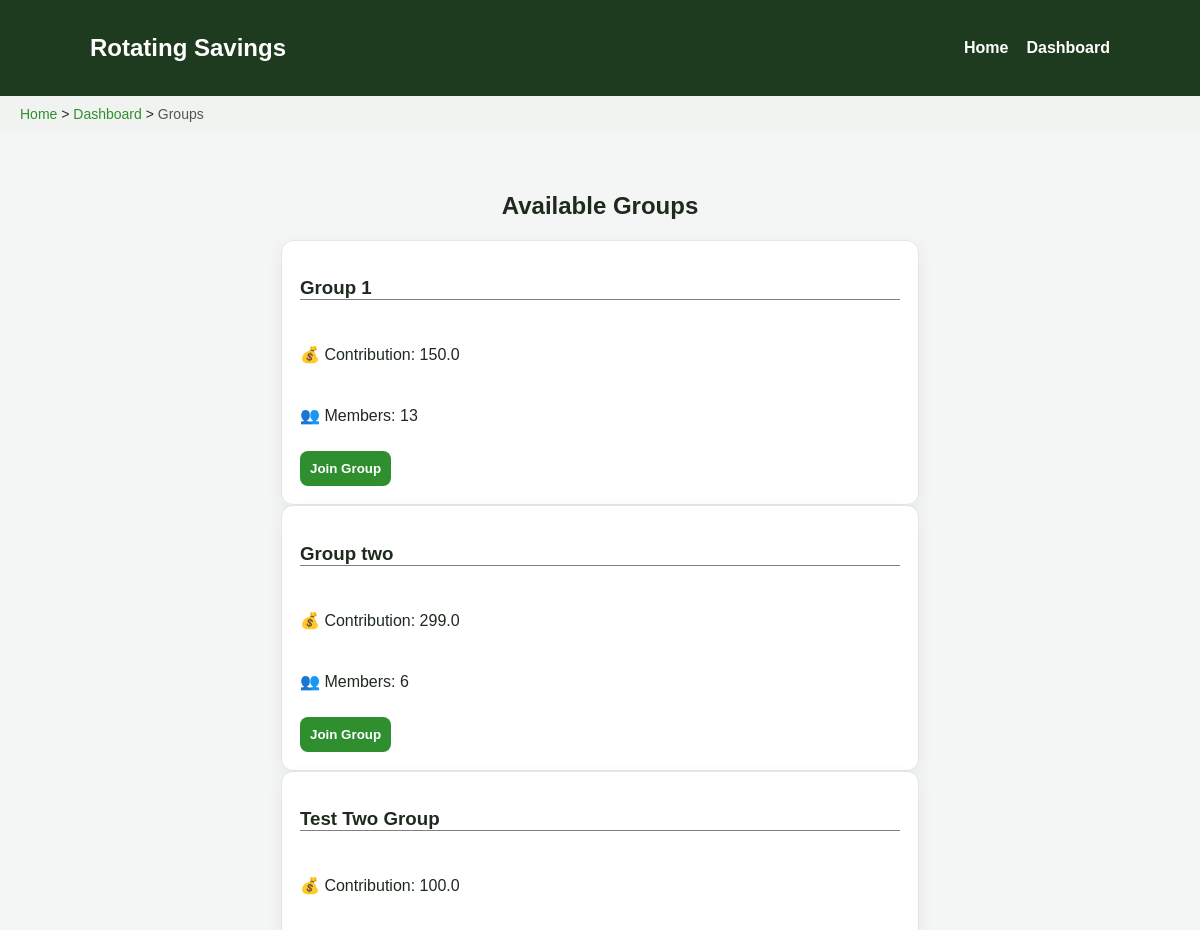
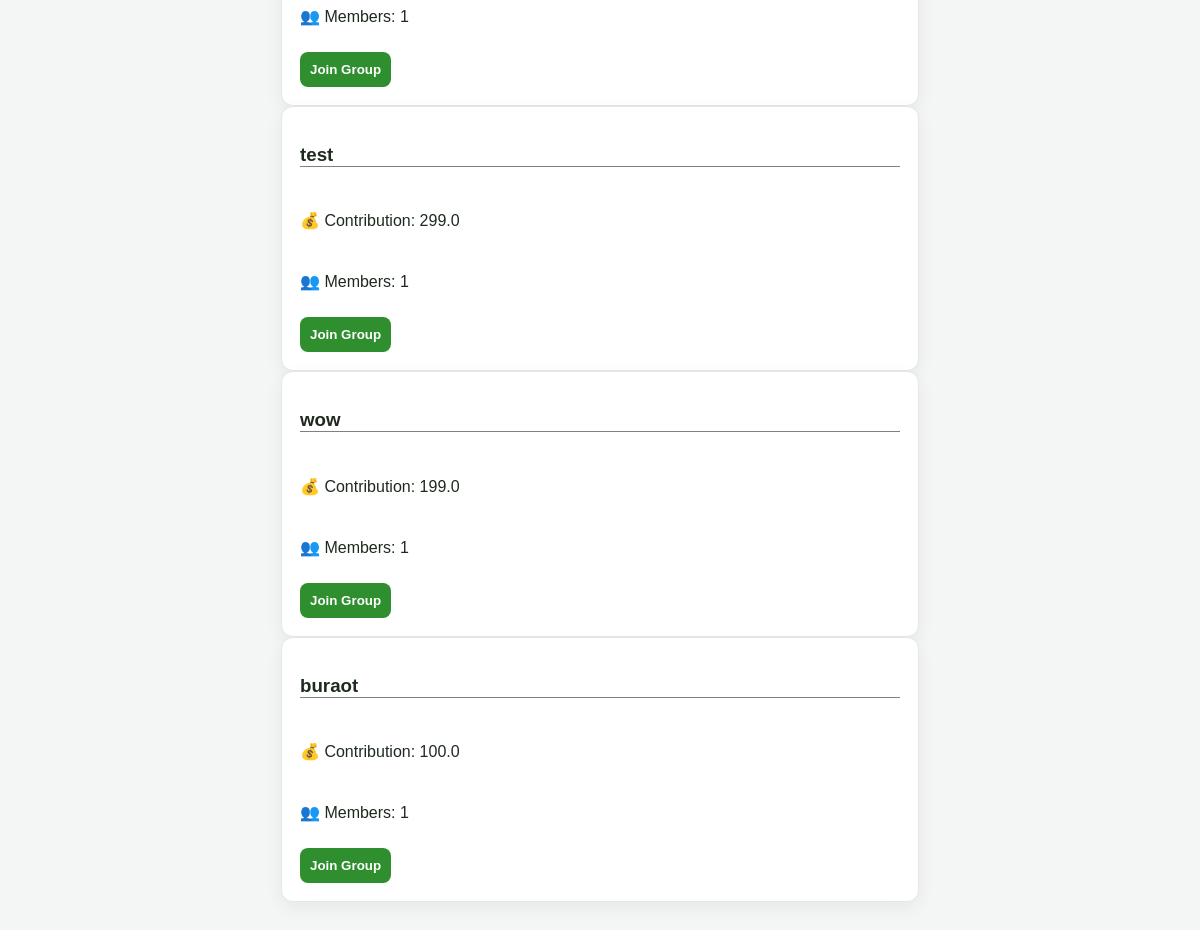
The page /groups (signed in) on the database its author committed (2 pictures, top to bottom).
### app/models.py (models this page shows, shortened)
class Group(db.Model):
    id = db.Column(db.Integer, primary_key=True)
    name = db.Column(db.String(100), nullable=False)
    contribution_amount = db.Column(db.Float, nullable=False)      # Amount each member contributes per cycle
    payout_frequency_days = db.Column(db.Integer, default=14) # defines payout cycle frequency
    created_at = db.Column(db.DateTime, default=datetime.utcnow)
    owner_id = db.Column(db.Integer, db.ForeignKey('user.id'), nullable=False)
    members = db.relationship('GroupMember', back_populates='group', cascade="all, delete-orphan")      # All members in this group via GroupMember table
    payouts = db.relationship('PayoutSchedule', backref='group', lazy=True, cascade="all, delete-orphan")     # Payout schedule entries for this group
    is_payout_locked = db.Column(db.Boolean, default=False)

### app/routes.py (the view)
@main.route('/groups')
@login_required
def groups():
    all_groups = Group.query.all()
    breadcrumbs = [
        {"label": "Home", "url": url_for('main.home')},
        {"label": "Dashboard", "url": url_for('main.dashboard')},
        {"label": "Groups", "url": None}
    ]
    return render_template('groups.html', groups=all_groups, breadcrumb=breadcrumbs)

### app/models.py (called while the page is built)
@login.user_loader
def load_user(user_id):
    return User.query.get(int(user_id))

### app/templates/groups.html
{% extends "base.html" %}
{% block content %}
<h2>Available Groups</h2>
{% if groups %}
    {% for group in groups %}
        <div class="card group-card" style="max-width: 600px;">
            <h3 class="group-header">{{ group.name }}</h3>
            <p>💰 Contribution: {{ group.contribution_amount }}</p>
            <p>👥 Members: {{ group.members|length }}</p>
            <form method="POST" action="{{ url_for('main.join_group', group_id=group.id) }}">
                <button class="btn btn-primary">
                    Join Group
                </button>
            </form>
        </div>
    {% endfor %}
{% else %}
    <p>No groups available yet.</p>
{% endif %}
{% endblock %}

### app/static/style.css (style rules this page uses)
* { text-decoration: none; }
body { font-family: Arial, sans-serif; margin: 0; background: #f3f6f4; color: #1f2a1f; }
.card, .form-card, .modal-content { display: flex; flex-direction: column; gap: 16px; background: white; padding: 24px; border-radius: 14px; box-shadow: 0 6px 18px rgba(0,0,0,0.06); width: 70%; }
.group-card { display: flex; flex-direction: column; gap: 10px; padding: 18px; border-radius: 12px; background: white; border: 1px solid #e6e6e6; transition: 0.2s ease; }
.group-header { display: flex; border-bottom: solid 1px gray; justify-content: space-between; align-items: center; }
.btn { padding: 10px; border: none; border-radius: 8px; font-weight: 600; cursor: pointer; transition: 0.2s ease; }
.btn-primary { background: #2f8f2f; color: white; }

### rows shown on the page
Group: name "Group 1", contribution_amount "150.0", members|length "13"
Group: name "Group two", contribution_amount "299.0", members|length "6"
Group: name "Test Two Group", contribution_amount "100.0", members|length "1"
Group: name "test", contribution_amount "299.0", members|length "1"
Group: name "wow", contribution_amount "199.0", members|length "1"
Group: name "buraot", contribution_amount "100.0", members|length "1"

### other values the page prints
{{ item.label }} "Home" "Dashboard"
{{ item.label }} "Groups"
